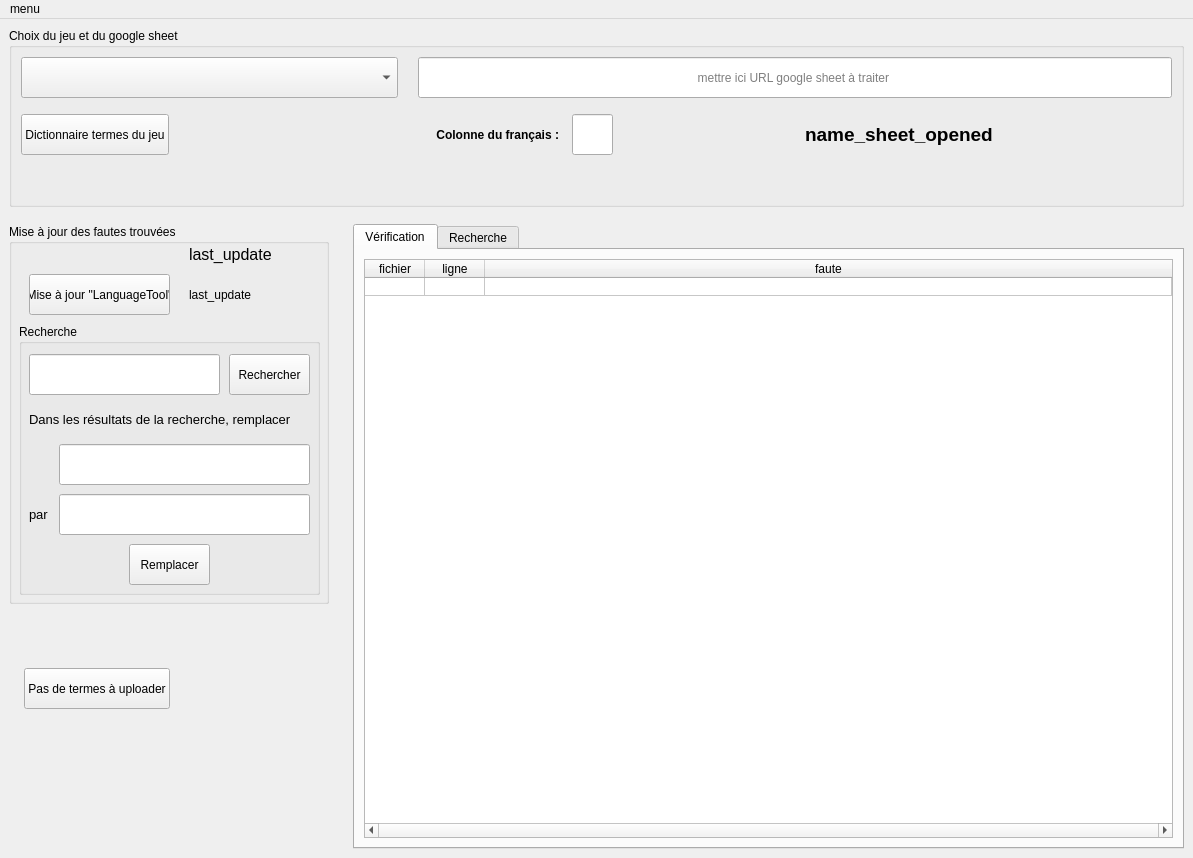
<?xml version="1.0" encoding="UTF-8"?>
<ui version="4.0">
 <class>MainWindow</class>
 <widget class="QMainWindow" name="MainWindow">
  <property name="geometry">
   <rect>
    <x>0</x>
    <y>0</y>
    <width>1193</width>
    <height>858</height>
   </rect>
  </property>
  <property name="windowTitle">
   <string>DreamTeamTrad - FautesCheck</string>
  </property>
  <property name="windowIcon">
   <iconset resource="../ressource.qrc">
    <normaloff>:/ressource/DreamteamLogo.ico</normaloff>:/ressource/DreamteamLogo.ico</iconset>
  </property>
  <widget class="QWidget" name="centralwidget">
   <property name="styleSheet">
    <string notr="true"/>
   </property>
   <layout class="QGridLayout" name="gridLayout">
    <item row="0" column="0">
     <layout class="QVBoxLayout" name="verticalLayout_1" stretch="0,1">
      <property name="spacing">
       <number>17</number>
      </property>
      <item>
       <widget class="QGroupBox" name="groupBox_1">
        <property name="title">
         <string>Choix du jeu et du google sheet</string>
        </property>
        <layout class="QVBoxLayout" name="verticalLayout_4">
         <item>
          <layout class="QHBoxLayout" name="horizontalLayout_1_1" stretch="1,2">
           <property name="spacing">
            <number>20</number>
           </property>
           <item>
            <layout class="QVBoxLayout" name="verticalLayout_1_1_1">
             <property name="spacing">
              <number>16</number>
             </property>
             <item>
              <widget class="QComboBox" name="comboBox_game">
               <property name="minimumSize">
                <size>
                 <width>0</width>
                 <height>41</height>
                </size>
               </property>
              </widget>
             </item>
             <item>
              <layout class="QHBoxLayout" name="horizontalLayout_1_1_1_1">
               <item>
                <widget class="QPushButton" name="pushButton_gameDictionary">
                 <property name="minimumSize">
                  <size>
                   <width>0</width>
                   <height>41</height>
                  </size>
                 </property>
                 <property name="text">
                  <string>Dictionnaire termes du jeu</string>
                 </property>
                </widget>
               </item>
               <item>
                <spacer name="horizontalSpacer_1_1_1_1">
                 <property name="orientation">
                  <enum>Qt::Horizontal</enum>
                 </property>
                 <property name="sizeHint" stdset="0">
                  <size>
                   <width>40</width>
                   <height>20</height>
                  </size>
                 </property>
                </spacer>
               </item>
              </layout>
             </item>
            </layout>
           </item>
           <item>
            <layout class="QVBoxLayout" name="verticalLayout_1_1_2">
             <property name="spacing">
              <number>16</number>
             </property>
             <item>
              <widget class="QLineEdit" name="lineEdit_urlSheet">
               <property name="minimumSize">
                <size>
                 <width>0</width>
                 <height>41</height>
                </size>
               </property>
               <property name="maximumSize">
                <size>
                 <width>16777215</width>
                 <height>41</height>
                </size>
               </property>
               <property name="alignment">
                <set>Qt::AlignCenter</set>
               </property>
               <property name="placeholderText">
                <string>mettre ici URL google sheet à traiter </string>
               </property>
              </widget>
             </item>
             <item>
              <layout class="QHBoxLayout" name="horizontalLayout_1_1_2_1">
               <property name="spacing">
                <number>13</number>
               </property>
               <property name="leftMargin">
                <number>18</number>
               </property>
               <item>
                <widget class="QLabel" name="label_frenchColumn">
                 <property name="font">
                  <font>
                   <pointsize>9</pointsize>
                   <weight>75</weight>
                   <bold>true</bold>
                  </font>
                 </property>
                 <property name="text">
                  <string>Colonne du français :</string>
                 </property>
                 <property name="alignment">
                  <set>Qt::AlignRight|Qt::AlignTrailing|Qt::AlignVCenter</set>
                 </property>
                </widget>
               </item>
               <item>
                <widget class="QLineEdit" name="lineEdit_frenchColumn">
                 <property name="minimumSize">
                  <size>
                   <width>41</width>
                   <height>41</height>
                  </size>
                 </property>
                 <property name="maximumSize">
                  <size>
                   <width>41</width>
                   <height>41</height>
                  </size>
                 </property>
                 <property name="maxLength">
                  <number>2</number>
                 </property>
                 <property name="alignment">
                  <set>Qt::AlignCenter</set>
                 </property>
                </widget>
               </item>
               <item>
                <spacer name="horizontalSpacer_1_1_2_1">
                 <property name="orientation">
                  <enum>Qt::Horizontal</enum>
                 </property>
                 <property name="sizeHint" stdset="0">
                  <size>
                   <width>40</width>
                   <height>20</height>
                  </size>
                 </property>
                </spacer>
               </item>
               <item>
                <widget class="QLabel" name="label_sheetOpened">
                 <property name="font">
                  <font>
                   <pointsize>14</pointsize>
                   <weight>75</weight>
                   <bold>true</bold>
                  </font>
                 </property>
                 <property name="text">
                  <string>name_sheet_opened</string>
                 </property>
                </widget>
               </item>
               <item>
                <spacer name="horizontalSpacer_1_1_2_1_bis">
                 <property name="orientation">
                  <enum>Qt::Horizontal</enum>
                 </property>
                 <property name="sizeHint" stdset="0">
                  <size>
                   <width>40</width>
                   <height>20</height>
                  </size>
                 </property>
                </spacer>
               </item>
              </layout>
             </item>
            </layout>
           </item>
          </layout>
         </item>
         <item>
          <spacer name="verticalSpacer_1_1">
           <property name="orientation">
            <enum>Qt::Vertical</enum>
           </property>
           <property name="sizeHint" stdset="0">
            <size>
             <width>20</width>
             <height>40</height>
            </size>
           </property>
          </spacer>
         </item>
        </layout>
       </widget>
      </item>
      <item>
       <layout class="QHBoxLayout" name="horizontalLayout_1_2" stretch="0,5">
        <property name="spacing">
         <number>24</number>
        </property>
        <item>
         <layout class="QVBoxLayout" name="verticalLayout_1_2_1" stretch="0,0,0,2">
          <item>
           <widget class="QGroupBox" name="groupBox_1_2_1">
            <property name="minimumSize">
             <size>
              <width>320</width>
              <height>380</height>
             </size>
            </property>
            <property name="maximumSize">
             <size>
              <width>320</width>
              <height>380</height>
             </size>
            </property>
            <property name="title">
             <string>Mise à jour des fautes trouvées</string>
            </property>
            <widget class="QPushButton" name="pushButton_process">
             <property name="geometry">
              <rect>
               <x>20</x>
               <y>50</y>
               <width>141</width>
               <height>41</height>
              </rect>
             </property>
             <property name="toolTip">
              <string>Vérificateur de OpenOffice. Peut analyser les phrases. Un peu lent.</string>
             </property>
             <property name="text">
              <string>Mise à jour &quot;LanguageTool&quot;</string>
             </property>
            </widget>
            <widget class="QLabel" name="label_lastUdate_process">
             <property name="geometry">
              <rect>
               <x>180</x>
               <y>50</y>
               <width>121</width>
               <height>41</height>
              </rect>
             </property>
             <property name="text">
              <string>last_update</string>
             </property>
            </widget>
            <widget class="QGroupBox" name="groupBox_1_2_1_1">
             <property name="geometry">
              <rect>
               <x>10</x>
               <y>100</y>
               <width>301</width>
               <height>271</height>
              </rect>
             </property>
             <property name="title">
              <string>Recherche</string>
             </property>
             <widget class="QPushButton" name="pushButton_method_search">
              <property name="geometry">
               <rect>
                <x>210</x>
                <y>30</y>
                <width>81</width>
                <height>41</height>
               </rect>
              </property>
              <property name="text">
               <string>Rechercher</string>
              </property>
             </widget>
             <widget class="QLineEdit" name="lineEdit_search">
              <property name="geometry">
               <rect>
                <x>10</x>
                <y>30</y>
                <width>191</width>
                <height>41</height>
               </rect>
              </property>
             </widget>
             <widget class="QLineEdit" name="lineEdit_search_result">
              <property name="geometry">
               <rect>
                <x>40</x>
                <y>120</y>
                <width>251</width>
                <height>41</height>
               </rect>
              </property>
             </widget>
             <widget class="QPushButton" name="pushButton_method_replace">
              <property name="geometry">
               <rect>
                <x>110</x>
                <y>220</y>
                <width>81</width>
                <height>41</height>
               </rect>
              </property>
              <property name="text">
               <string>Remplacer</string>
              </property>
             </widget>
             <widget class="QLabel" name="label_replace_1">
              <property name="geometry">
               <rect>
                <x>10</x>
                <y>75</y>
                <width>281</width>
                <height>41</height>
               </rect>
              </property>
              <property name="font">
               <font>
                <pointsize>10</pointsize>
               </font>
              </property>
              <property name="text">
               <string>Dans les résultats de la recherche, remplacer </string>
              </property>
             </widget>
             <widget class="QLineEdit" name="lineEdit_replace">
              <property name="geometry">
               <rect>
                <x>40</x>
                <y>170</y>
                <width>251</width>
                <height>41</height>
               </rect>
              </property>
             </widget>
             <widget class="QLabel" name="label_replace_2">
              <property name="geometry">
               <rect>
                <x>10</x>
                <y>170</y>
                <width>41</width>
                <height>41</height>
               </rect>
              </property>
              <property name="font">
               <font>
                <pointsize>10</pointsize>
               </font>
              </property>
              <property name="text">
               <string>par</string>
              </property>
             </widget>
            </widget>
            <widget class="QLabel" name="label_updateFolder">
             <property name="geometry">
              <rect>
               <x>180</x>
               <y>10</y>
               <width>121</width>
               <height>41</height>
              </rect>
             </property>
             <property name="font">
              <font>
               <pointsize>12</pointsize>
              </font>
             </property>
             <property name="text">
              <string>last_update</string>
             </property>
            </widget>
           </widget>
          </item>
          <item>
           <spacer name="verticalSpacer">
            <property name="orientation">
             <enum>Qt::Vertical</enum>
            </property>
            <property name="sizeHint" stdset="0">
             <size>
              <width>20</width>
              <height>40</height>
             </size>
            </property>
           </spacer>
          </item>
          <item>
           <layout class="QHBoxLayout" name="horizontalLayout_1_2_1_1">
            <property name="leftMargin">
             <number>15</number>
            </property>
            <item>
             <widget class="QPushButton" name="pushButton_uploadSpecificWords">
              <property name="minimumSize">
               <size>
                <width>0</width>
                <height>41</height>
               </size>
              </property>
              <property name="toolTip">
               <string>Pour limiter les appels à l'API de Google Sheet, uploader plusieurs termes d'un coup.</string>
              </property>
              <property name="text">
               <string>Pas de termes à uploader</string>
              </property>
             </widget>
            </item>
            <item>
             <spacer name="horizontalSpacer_1_2_1_1">
              <property name="orientation">
               <enum>Qt::Horizontal</enum>
              </property>
              <property name="sizeHint" stdset="0">
               <size>
                <width>40</width>
                <height>20</height>
               </size>
              </property>
             </spacer>
            </item>
           </layout>
          </item>
          <item>
           <spacer name="verticalSpacer_1_2_1">
            <property name="orientation">
             <enum>Qt::Vertical</enum>
            </property>
            <property name="sizeHint" stdset="0">
             <size>
              <width>20</width>
              <height>40</height>
             </size>
            </property>
           </spacer>
          </item>
         </layout>
        </item>
        <item>
         <widget class="QTabWidget" name="tabWidget_result">
          <property name="currentIndex">
           <number>0</number>
          </property>
          <widget class="QWidget" name="tab_1">
           <attribute name="title">
            <string>Vérification</string>
           </attribute>
           <layout class="QGridLayout" name="gridLayout_5">
            <item row="0" column="0">
             <widget class="QTableWidget" name="tableWidget_1">
              <property name="contextMenuPolicy">
               <enum>Qt::CustomContextMenu</enum>
              </property>
              <property name="horizontalScrollBarPolicy">
               <enum>Qt::ScrollBarAlwaysOn</enum>
              </property>
              <property name="editTriggers">
               <set>QAbstractItemView::NoEditTriggers</set>
              </property>
              <property name="selectionMode">
               <enum>QAbstractItemView::SingleSelection</enum>
              </property>
              <property name="selectionBehavior">
               <enum>QAbstractItemView::SelectRows</enum>
              </property>
              <attribute name="horizontalHeaderDefaultSectionSize">
               <number>60</number>
              </attribute>
              <attribute name="horizontalHeaderStretchLastSection">
               <bool>true</bool>
              </attribute>
              <attribute name="verticalHeaderVisible">
               <bool>false</bool>
              </attribute>
              <attribute name="verticalHeaderDefaultSectionSize">
               <number>15</number>
              </attribute>
              <row>
               <property name="text">
                <string>1</string>
               </property>
              </row>
              <column>
               <property name="text">
                <string>fichier</string>
               </property>
              </column>
              <column>
               <property name="text">
                <string>ligne</string>
               </property>
              </column>
              <column>
               <property name="text">
                <string>faute</string>
               </property>
              </column>
             </widget>
            </item>
           </layout>
          </widget>
          <widget class="QWidget" name="tab_2">
           <attribute name="title">
            <string>Recherche</string>
           </attribute>
           <layout class="QGridLayout" name="gridLayout_3">
            <item row="0" column="0">
             <widget class="QTableWidget" name="tableWidget_2">
              <property name="contextMenuPolicy">
               <enum>Qt::CustomContextMenu</enum>
              </property>
              <property name="horizontalScrollBarPolicy">
               <enum>Qt::ScrollBarAlwaysOn</enum>
              </property>
              <property name="editTriggers">
               <set>QAbstractItemView::NoEditTriggers</set>
              </property>
              <property name="selectionMode">
               <enum>QAbstractItemView::SingleSelection</enum>
              </property>
              <property name="selectionBehavior">
               <enum>QAbstractItemView::SelectRows</enum>
              </property>
              <attribute name="horizontalHeaderDefaultSectionSize">
               <number>60</number>
              </attribute>
              <attribute name="horizontalHeaderStretchLastSection">
               <bool>true</bool>
              </attribute>
              <attribute name="verticalHeaderVisible">
               <bool>false</bool>
              </attribute>
              <attribute name="verticalHeaderDefaultSectionSize">
               <number>15</number>
              </attribute>
              <row>
               <property name="text">
                <string>1</string>
               </property>
              </row>
              <column>
               <property name="text">
                <string>fichier</string>
               </property>
              </column>
              <column>
               <property name="text">
                <string>ligne</string>
               </property>
              </column>
              <column>
               <property name="text">
                <string>faute</string>
               </property>
              </column>
             </widget>
            </item>
           </layout>
          </widget>
         </widget>
        </item>
       </layout>
      </item>
     </layout>
    </item>
   </layout>
  </widget>
  <widget class="QMenuBar" name="menuBar">
   <property name="geometry">
    <rect>
     <x>0</x>
     <y>0</y>
     <width>1193</width>
     <height>21</height>
    </rect>
   </property>
   <widget class="QMenu" name="menuConfiguration">
    <property name="title">
     <string>menu</string>
    </property>
    <addaction name="action_diter_le_json_des_jeux"/>
    <addaction name="actionconfiguration"/>
   </widget>
   <addaction name="menuConfiguration"/>
  </widget>
  <action name="action_diter_le_json_des_jeux">
   <property name="text">
    <string>éditer le json des jeux</string>
   </property>
  </action>
  <action name="actionconfiguration">
   <property name="text">
    <string>configuration</string>
   </property>
  </action>
 </widget>
 <tabstops>
  <tabstop>comboBox_game</tabstop>
  <tabstop>lineEdit_urlSheet</tabstop>
  <tabstop>lineEdit_frenchColumn</tabstop>
  <tabstop>pushButton_gameDictionary</tabstop>
  <tabstop>pushButton_process</tabstop>
  <tabstop>lineEdit_search</tabstop>
  <tabstop>pushButton_method_search</tabstop>
  <tabstop>lineEdit_search_result</tabstop>
  <tabstop>lineEdit_replace</tabstop>
  <tabstop>pushButton_method_replace</tabstop>
  <tabstop>tabWidget_result</tabstop>
  <tabstop>tableWidget_1</tabstop>
  <tabstop>pushButton_uploadSpecificWords</tabstop>
  <tabstop>tableWidget_2</tabstop>
 </tabstops>
 <resources>
  <include location="../ressource.qrc"/>
 </resources>
 <connections/>
</ui>
